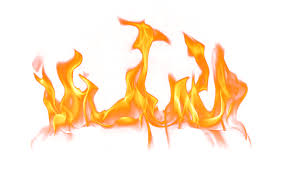
#> input picture fd.png, 284 x 177 px, given in place of sub.jpg, which was not available
$ python testfiredetect.py   (Python 2 division)
#> lines starting #> are read from the running program, lines starting #| are printed output that depends on the picture; pictures that were not available may be replaced by others from this repository, and a replacement may not be noted
import cv2
import numpy as np
from matplotlib import pyplot as plt

img = cv2.imread('sub.jpg',0)
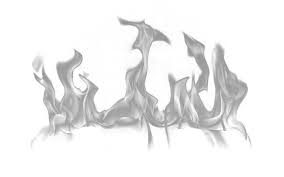
#> img: shape (177, 284); min 141, max 255, mean 238.9
img2 = img.copy()
template = cv2.imread('core.png',0)
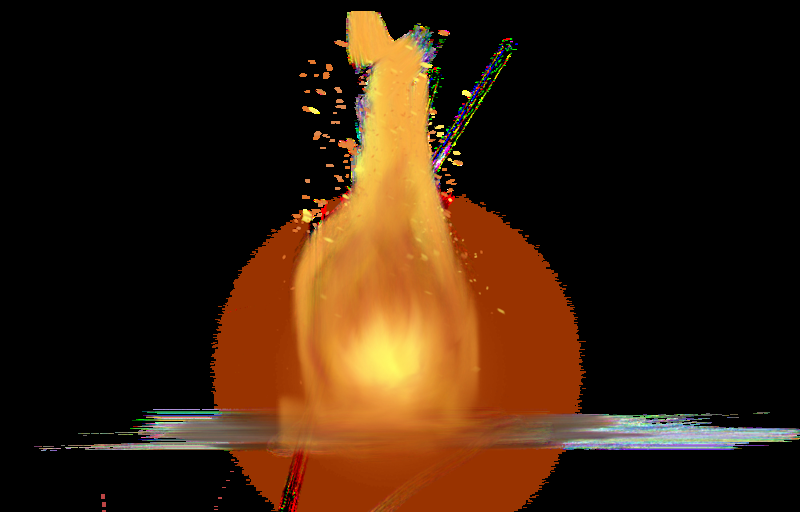
#> input picture core.png, 800 x 512 px
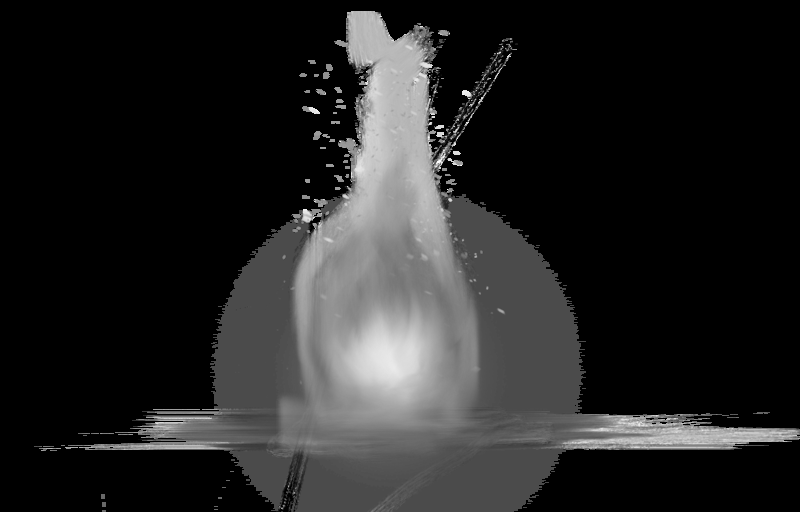
#> template: shape (512, 800); min 0, max 255, mean 36.2
w, h = template.shape[::-1]
#> w = 800; h = 512

# All the 6 methods for comparison in a list


img = img2.copy()
method = eval('cv2.TM_CCOEFF')

# Apply template Matching
res = cv2.matchTemplate(img,template,method)
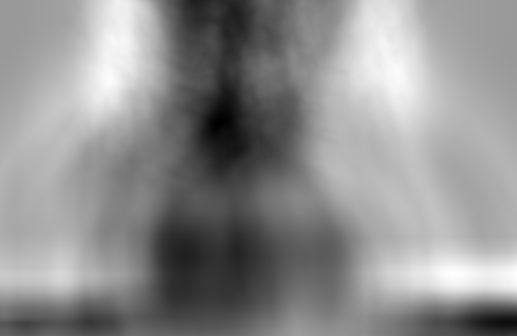
#> res: shape (336, 517) float32; min -32838122, max 21801958, mean -2252437; drawn with min black and max white
min_val, max_val, min_loc, max_loc = cv2.minMaxLoc(res)
#> min_val = -32838122; max_val = 21801958; min_loc = (217, 123); max_loc = (454, 273)
sort = np.argsort(res)
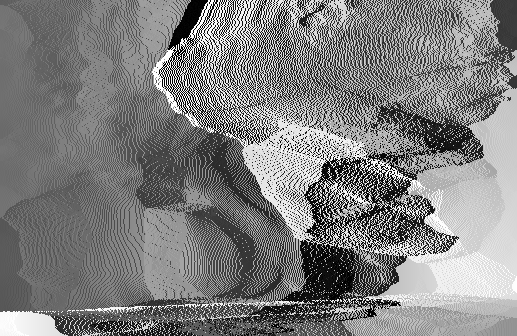
#> sort: shape (336, 517) int64; min 0, max 516, mean 258; drawn with min black and max white


detected= len(sort)
#> detected = 336
print detected
#| 336


# [17 lines of commented-out code are left out]
